Frame 1 (no input): blank canvas, image omitted
Frame 60 (the mouse pressed at the canvas centre just before this capture): blank canvas, image omitted
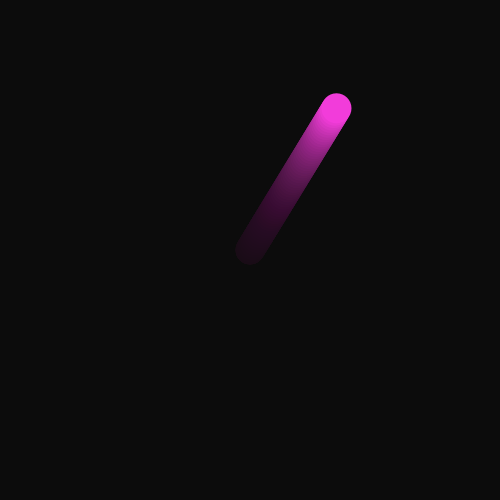
Frame 120 (the mouse held since frame 60 and released just before this capture)

The Processing sketch whose frames 1 and 60 were blank and that drew this single picture after the mouse press (run headless with seeded random() and noise(); from frame 60 on, the mouse is pressed at the canvas centre):

// Processing sketch: ex19_05_a
// ── ex19_05_a.pde
// 본문 코드

ArrayList<Circle> circles;

void setup() {
  size(500, 500); 
  circles = new ArrayList<Circle>();
}

void draw() {
  // 페이딩 효과
  noStroke();  
  fill(0, 10);  
  rect(0, 0, width, height);

  for (int i = 0; i < circles.size(); i++) {
    Circle c = circles.get(i);
    c.display();
    c.move();
    c.bounce();
  }
  if (circles.size() > 5) {
    circles.remove(0);
  }
  println(circles.size());
}

void mousePressed() {
  Circle c = new Circle(mouseX, mouseY);
  circles.add(c);
}

// 클래스 코드

class Circle {
  PVector location, velocity;
  color col;
  float d;

  Circle(float x, float y) {
    location = new PVector(x, y);
    velocity = new PVector(random(-5, 5), random(-5, 5));
    col = color(random(255), random(255), random(255));
    d = 30;
  }

  void display() {
    fill(col);
    ellipse(location.x, location.y, d, d);
  }

  void move() {
    location.add(velocity);
  }

  void bounce() {
    // 경계에 부딪힐 때 반사 적용
    if (location.x < 0) {
      location.x = 0;
      velocity.x *= -1;
    }
    if (location.x > width) {
      location.x = width;
      velocity.x *= -1;
    }
    if (location.y < 0) {
      location.y = 0;
      velocity.y *= -1;
    }
    if (location.y > height) {
      location.y = height;
      velocity.y *= -1;
    }
  }
}
